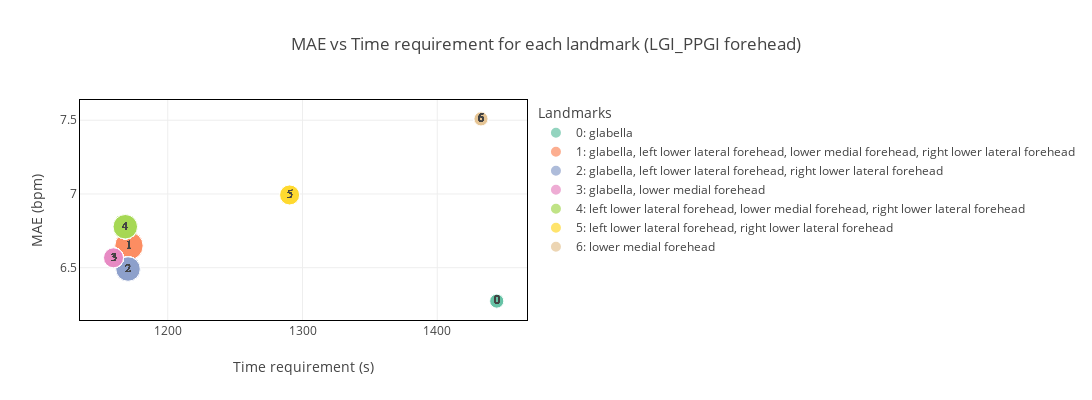

The cell this chart's notebook holds for it:
### Markdown cell above
### Forehead

### Code cell
roi = 'forehead'
df = pd.read_hdf(f'../results/test_landmarks/h5/{dataset_name}/{dataset_name}_landmarks_in_roi.h5', key='df')\
        .query(f'ROI == "{roi}"')
# df = pd.read_hdf(f'../results/test_landmarks/h5/{dataset_name}/{dataset_name}_{roi}.h5', key='df')
df = pd.concat([df, df_each.query(f'ROI == "{roi}"')]).reset_index(drop=True)    
metric = 'MAE'

df, rankings = get_rankings_roi(df, dataset_name, metric)
fig, axs = plt.subplots(2,2,figsize=(15,6))
fig, axs = plot_bar_roi(df, rankings, roi, dataset_name, ncol=2, fig=fig, axs=axs)
plt.show()

fig, axs = plt.subplots(2,2,figsize=(12,5))
fig, axs = plot_box_roi(df, rankings, roi, dataset_name, ncol=1, fig=fig, axs=axs)
plt.show()

df1, fig = plot_bubble_roi(df, metric, dataset_name, roi, size=[1100,400])
fig.show()

# print the worst video landmarks combination
df.sort_values('MAE',ascending=False).groupby('video').head(1)[['method','dataset','videoFilename','landmarks','MAE','RMSE','PCC','video','score']]

### Figure 1 — Plotly figure (JSON) as saved in the notebook; plotly's stock layout.template omitted (floating-point values rounded to 4 significant figures)
{"data": [{"customdata": [["0: glabella"], ["0: glabella"], ["0: glabella"], ["0: glabella"], ["0: glabella"], ["0: glabella"], ["0: glabella"], ["0: glabella"], ["0: glabella"], ["0: glabella"], ["0: glabella"], ["0: glabella"], ["0: glabella"], ["0: glabella"], ["0: glabella"], ["0: glabella"], ["0: glabella"], ["0: glabella"], ["0: glabella"], ["0: glabella"], ["0: glabella"], ["0: glabella"]], "hovertemplate": "Landmarks=%{customdata[0]}<br>Time requirement (s)=%{x}<br>MAE (bpm)=%{y}<br>Number of landmarks=%{marker.size}<br>landmarks_id=%{text}<extra></extra>", "legendgroup": "0: glabella", "marker": {"color": "rgb(102,194,165)", "size": [1, 1, 1, 1, 1, 1, 1, 1, 1, 1, 1, 1, 1, 1, 1, 1, 1, 1, 1, 1, 1, 1], "sizemode": "area", "sizeref": 0.01, "symbol": "circle"}, "mode": "markers+text", "name": "0: glabella", "orientation": "v", "showlegend": true, "text": [0, 0, 0, 0, 0, 0, 0, 0, 0, 0, 0, 0, 0, 0, 0, 0, 0, 0, 0, 0, 0, 0], "textfont": {"family": "Courier New", "size": 12}, "textposition": "middle center", "type": "scatter", "x": [1444.0, 1444.0, 1444.0, 1444.0, 1444.0, 1444.0, 1444.0, 1444.0, 1444.0, 1444.0, 1444.0, 1444.0, 1444.0, 1444.0, 1444.0, 1444.0, 1444.0, 1444.0, 1444.0, 1444.0, 1444.0, 1444.0], "xaxis": "x", "y": [6.274, 6.274, 6.274, 6.274, 6.274, 6.274, 6.274, 6.274, 6.274, 6.274, 6.274, 6.274, 6.274, 6.274, 6.274, 6.274, 6.274, 6.274, 6.274, 6.274, 6.274, 6.274], "yaxis": "y"}, {"customdata": [["1: glabella, left lower lateral forehead, lower medial forehead, right lower lateral forehead"], ["1: glabella, left lower lateral forehead, lower medial forehead, right lower lateral forehead"], ["1: glabella, left lower lateral forehead, lower medial forehead, right lower lateral forehead"], ["1: glabella, left lower lateral forehead, lower medial forehead, right lower lateral forehead"], ["1: glabella, left lower lateral forehead, lower medial forehead, right lower lateral forehead"], ["1: glabella, left lower lateral forehead, lower medial forehead, right lower lateral forehead"], ["1: glabella, left lower lateral forehead, lower medial forehead, right lower lateral forehead"], ["1: glabella, left lower lateral forehead, lower medial forehead, right lower lateral forehead"], ["1: glabella, left lower lateral forehead, lower medial forehead, right lower lateral forehead"], ["1: glabella, left lower lateral forehead, lower medial forehead, right lower lateral forehead"], ["1: glabella, left lower lateral forehead, lower medial forehead, right lower lateral forehead"], ["1: glabella, left lower lateral forehead, lower medial forehead, right lower lateral forehead"], ["1: glabella, left lower lateral forehead, lower medial forehead, right lower lateral forehead"], ["1: glabella, left lower lateral forehead, lower medial forehead, right lower lateral forehead"], ["1: glabella, left lower lateral forehead, lower medial forehead, right lower lateral forehead"], ["1: glabella, left lower lateral forehead, lower medial forehead, right lower lateral forehead"], ["1: glabella, left lower lateral forehead, lower medial forehead, right lower lateral forehead"], ["1: glabella, left lower lateral forehead, lower medial forehead, right lower lateral forehead"], ["1: glabella, left lower lateral forehead, lower medial forehead, right lower lateral forehead"], ["1: glabella, left lower lateral forehead, lower medial forehead, right lower lateral forehead"], ["1: glabella, left lower lateral forehead, lower medial forehead, right lower lateral forehead"], ["1: glabella, left lower lateral forehead, lower medial forehead, right lower lateral forehead"]], "hovertemplate": "Landmarks=%{customdata[0]}<br>Time requirement (s)=%{x}<br>MAE (bpm)=%{y}<br>Number of landmarks=%{marker.size}<br>landmarks_id=%{text}<extra></extra>", "legendgroup": "1: glabella, left lower lateral forehead, lower medial forehead, right lower lateral forehead", "marker": {"color": "rgb(252,141,98)", "size": [4, 4, 4, 4, 4, 4, 4, 4, 4, 4, 4, 4, 4, 4, 4, 4, 4, 4, 4, 4, 4, 4], "sizemode": "area", "sizeref": 0.01, "symbol": "circle"}, "mode": "markers+text", "name": "1: glabella, left lower lateral forehead, lower medial forehead, right lower lateral forehead", "orientation": "v", "showlegend": true, "text": [1, 1, 1, 1, 1, 1, 1, 1, 1, 1, 1, 1, 1, 1, 1, 1, 1, 1, 1, 1, 1, 1], "textfont": {"family": "Courier New", "size": 12}, "textposition": "middle center", "type": "scatter", "x": [1171.0, 1171.0, 1171.0, 1171.0, 1171.0, 1171.0, 1171.0, 1171.0, 1171.0, 1171.0, 1171.0, 1171.0, 1171.0, 1171.0, 1171.0, 1171.0, 1171.0, 1171.0, 1171.0, 1171.0, 1171.0, 1171.0], "xaxis": "x", "y": [6.648, 6.648, 6.648, 6.648, 6.648, 6.648, 6.648, 6.648, 6.648, 6.648, 6.648, 6.648, 6.648, 6.648, 6.648, 6.648, 6.648, 6.648, 6.648, 6.648, 6.648, 6.648], "yaxis": "y"}, {"customdata": [["2: glabella, left lower lateral forehead, right lower lateral forehead"], ["2: glabella, left lower lateral forehead, right lower lateral forehead"], ["2: glabella, left lower lateral forehead, right lower lateral forehead"], ["2: glabella, left lower lateral forehead, right lower lateral forehead"], ["2: glabella, left lower lateral forehead, right lower lateral forehead"], ["2: glabella, left lower lateral forehead, right lower lateral forehead"], ["2: glabella, left lower lateral forehead, right lower lateral forehead"], ["2: glabella, left lower lateral forehead, right lower lateral forehead"], ["2: glabella, left lower lateral forehead, right lower lateral forehead"], ["2: glabella, left lower lateral forehead, right lower lateral forehead"], ["2: glabella, left lower lateral forehead, right lower lateral forehead"], ["2: glabella, left lower lateral forehead, right lower lateral forehead"], ["2: glabella, left lower lateral forehead, right lower lateral forehead"], ["2: glabella, left lower lateral forehead, right lower lateral forehead"], ["2: glabella, left lower lateral forehead, right lower lateral forehead"], ["2: glabella, left lower lateral forehead, right lower lateral forehead"], ["2: glabella, left lower lateral forehead, right lower lateral forehead"], ["2: glabella, left lower lateral forehead, right lower lateral forehead"], ["2: glabella, left lower lateral forehead, right lower lateral forehead"], ["2: glabella, left lower lateral forehead, right lower lateral forehead"], ["2: glabella, left lower lateral forehead, right lower lateral forehead"], ["2: glabella, left lower lateral forehead, right lower lateral forehead"]], "hovertemplate": "Landmarks=%{customdata[0]}<br>Time requirement (s)=%{x}<br>MAE (bpm)=%{y}<br>Number of landmarks=%{marker.size}<br>landmarks_id=%{text}<extra></extra>", "legendgroup": "2: glabella, left lower lateral forehead, right lower lateral forehead", "marker": {"color": "rgb(141,160,203)", "size": [3, 3, 3, 3, 3, 3, 3, 3, 3, 3, 3, 3, 3, 3, 3, 3, 3, 3, 3, 3, 3, 3], "sizemode": "area", "sizeref": 0.01, "symbol": "circle"}, "mode": "markers+text", "name": "2: glabella, left lower lateral forehead, right lower lateral forehead", "orientation": "v", "showlegend": true, "text": [2, 2, 2, 2, 2, 2, 2, 2, 2, 2, 2, 2, 2, 2, 2, 2, 2, 2, 2, 2, 2, 2], "textfont": {"family": "Courier New", "size": 12}, "textposition": "middle center", "type": "scatter", "x": [1171.0, 1171.0, 1171.0, 1171.0, 1171.0, 1171.0, 1171.0, 1171.0, 1171.0, 1171.0, 1171.0, 1171.0, 1171.0, 1171.0, 1171.0, 1171.0, 1171.0, 1171.0, 1171.0, 1171.0, 1171.0, 1171.0], "xaxis": "x", "y": [6.491, 6.491, 6.491, 6.491, 6.491, 6.491, 6.491, 6.491, 6.491, 6.491, 6.491, 6.491, 6.491, 6.491, 6.491, 6.491, 6.491, 6.491, 6.491, 6.491, 6.491, 6.491], "yaxis": "y"}, {"customdata": [["3: glabella, lower medial forehead"], ["3: glabella, lower medial forehead"], ["3: glabella, lower medial forehead"], ["3: glabella, lower medial forehead"], ["3: glabella, lower medial forehead"], ["3: glabella, lower medial forehead"], ["3: glabella, lower medial forehead"], ["3: glabella, lower medial forehead"], ["3: glabella, lower medial forehead"], ["3: glabella, lower medial forehead"], ["3: glabella, lower medial forehead"], ["3: glabella, lower medial forehead"], ["3: glabella, lower medial forehead"], ["3: glabella, lower medial forehead"], ["3: glabella, lower medial forehead"], ["3: glabella, lower medial forehead"], ["3: glabella, lower medial forehead"], ["3: glabella, lower medial forehead"], ["3: glabella, lower medial forehead"], ["3: glabella, lower medial forehead"], ["3: glabella, lower medial forehead"], ["3: glabella, lower medial forehead"]], "hovertemplate": "Landmarks=%{customdata[0]}<br>Time requirement (s)=%{x}<br>MAE (bpm)=%{y}<br>Number of landmarks=%{marker.size}<br>landmarks_id=%{text}<extra></extra>", "legendgroup": "3: glabella, lower medial forehead", "marker": {"color": "rgb(231,138,195)", "size": [2, 2, 2, 2, 2, 2, 2, 2, 2, 2, 2, 2, 2, 2, 2, 2, 2, 2, 2, 2, 2, 2], "sizemode": "area", "sizeref": 0.01, "symbol": "circle"}, "mode": "markers+text", "name": "3: glabella, lower medial forehead", "orientation": "v", "showlegend": true, "text": [3, 3, 3, 3, 3, 3, 3, 3, 3, 3, 3, 3, 3, 3, 3, 3, 3, 3, 3, 3, 3, 3], "textfont": {"family": "Courier New", "size": 12}, "textposition": "middle center", "type": "scatter", "x": [1160.0, 1160.0, 1160.0, 1160.0, 1160.0, 1160.0, 1160.0, 1160.0, 1160.0, 1160.0, 1160.0, 1160.0, 1160.0, 1160.0, 1160.0, 1160.0, 1160.0, 1160.0, 1160.0, 1160.0, 1160.0, 1160.0], "xaxis": "x", "y": [6.567, 6.567, 6.567, 6.567, 6.567, 6.567, 6.567, 6.567, 6.567, 6.567, 6.567, 6.567, 6.567, 6.567, 6.567, 6.567, 6.567, 6.567, 6.567, 6.567, 6.567, 6.567], "yaxis": "y"}, {"customdata": [["4: left lower lateral forehead, lower medial forehead, right lower lateral forehead"], ["4: left lower lateral forehead, lower medial forehead, right lower lateral forehead"], ["4: left lower lateral forehead, lower medial forehead, right lower lateral forehead"], ["4: left lower lateral forehead, lower medial forehead, right lower lateral forehead"], ["4: left lower lateral forehead, lower medial forehead, right lower lateral forehead"], ["4: left lower lateral forehead, lower medial forehead, right lower lateral forehead"], ["4: left lower lateral forehead, lower medial forehead, right lower lateral forehead"], ["4: left lower lateral forehead, lower medial forehead, right lower lateral forehead"], ["4: left lower lateral forehead, lower medial forehead, right lower lateral forehead"], ["4: left lower lateral forehead, lower medial forehead, right lower lateral forehead"], ["4: left lower lateral forehead, lower medial forehead, right lower lateral forehead"], ["4: left lower lateral forehead, lower medial forehead, right lower lateral forehead"], ["4: left lower lateral forehead, lower medial forehead, right lower lateral forehead"], ["4: left lower lateral forehead, lower medial forehead, right lower lateral forehead"], ["4: left lower lateral forehead, lower medial forehead, right lower lateral forehead"], ["4: left lower lateral forehead, lower medial forehead, right lower lateral forehead"], ["4: left lower lateral forehead, lower medial forehead, right lower lateral forehead"], ["4: left lower lateral forehead, lower medial forehead, right lower lateral forehead"], ["4: left lower lateral forehead, lower medial forehead, right lower lateral forehead"], ["4: left lower lateral forehead, lower medial forehead, right lower lateral forehead"], ["4: left lower lateral forehead, lower medial forehead, right lower lateral forehead"], ["4: left lower lateral forehead, lower medial forehead, right lower lateral forehead"]], "hovertemplate": "Landmarks=%{customdata[0]}<br>Time requirement (s)=%{x}<br>MAE (bpm)=%{y}<br>Number of landmarks=%{marker.size}<br>landmarks_id=%{text}<extra></extra>", "legendgroup": "4: left lower lateral forehead, lower medial forehead, right lower lateral forehead", "marker": {"color": "rgb(166,216,84)", "size": [3, 3, 3, 3, 3, 3, 3, 3, 3, 3, 3, 3, 3, 3, 3, 3, 3, 3, 3, 3, 3, 3], "sizemode": "area", "sizeref": 0.01, "symbol": "circle"}, "mode": "markers+text", "name": "4: left lower lateral forehead, lower medial forehead, right lower lateral forehead", "orientation": "v", "showlegend": true, "text": [4, 4, 4, 4, 4, 4, 4, 4, 4, 4, 4, 4, 4, 4, 4, 4, 4, 4, 4, 4, 4, 4], "textfont": {"family": "Courier New", "size": 12}, "textposition": "middle center", "type": "scatter", "x": [1168.0, 1168.0, 1168.0, 1168.0, 1168.0, 1168.0, 1168.0, 1168.0, 1168.0, 1168.0, 1168.0, 1168.0, 1168.0, 1168.0, 1168.0, 1168.0, 1168.0, 1168.0, 1168.0, 1168.0, 1168.0, 1168.0], "xaxis": "x", "y": [6.778, 6.778, 6.778, 6.778, 6.778, 6.778, 6.778, 6.778, 6.778, 6.778, 6.778, 6.778, 6.778, 6.778, 6.778, 6.778, 6.778, 6.778, 6.778, 6.778, 6.778, 6.778], "yaxis": "y"}, {"customdata": [["5: left lower lateral forehead, right lower lateral forehead"], ["5: left lower lateral forehead, right lower lateral forehead"], ["5: left lower lateral forehead, right lower lateral forehead"], ["5: left lower lateral forehead, right lower lateral forehead"], ["5: left lower lateral forehead, right lower lateral forehead"], ["5: left lower lateral forehead, right lower lateral forehead"], ["5: left lower lateral forehead, right lower lateral forehead"], ["5: left lower lateral forehead, right lower lateral forehead"], ["5: left lower lateral forehead, right lower lateral forehead"], ["5: left lower lateral forehead, right lower lateral forehead"], ["5: left lower lateral forehead, right lower lateral forehead"], ["5: left lower lateral forehead, right lower lateral forehead"], ["5: left lower lateral forehead, right lower lateral forehead"], ["5: left lower lateral forehead, right lower lateral forehead"], ["5: left lower lateral forehead, right lower lateral forehead"], ["5: left lower lateral forehead, right lower lateral forehead"], ["5: left lower lateral forehead, right lower lateral forehead"], ["5: left lower lateral forehead, right lower lateral forehead"], ["5: left lower lateral forehead, right lower lateral forehead"], ["5: left lower lateral forehead, right lower lateral forehead"], ["5: left lower lateral forehead, right lower lateral forehead"], ["5: left lower lateral forehead, right lower lateral forehead"]], "hovertemplate": "Landmarks=%{customdata[0]}<br>Time requirement (s)=%{x}<br>MAE (bpm)=%{y}<br>Number of landmarks=%{marker.size}<br>landmarks_id=%{text}<extra></extra>", "legendgroup": "5: left lower lateral forehead, right lower lateral forehead", "marker": {"color": "rgb(255,217,47)", "size": [2, 2, 2, 2, 2, 2, 2, 2, 2, 2, 2, 2, 2, 2, 2, 2, 2, 2, 2, 2, 2, 2], "sizemode": "area", "sizeref": 0.01, "symbol": "circle"}, "mode": "markers+text", "name": "5: left lower lateral forehead, right lower lateral forehead", "orientation": "v", "showlegend": true, "text": [5, 5, 5, 5, 5, 5, 5, 5, 5, 5, 5, 5, 5, 5, 5, 5, 5, 5, 5, 5, 5, 5], "textfont": {"family": "Courier New", "size": 12}, "textposition": "middle center", "type": "scatter", "x": [1290.0, 1290.0, 1290.0, 1290.0, 1290.0, 1290.0, 1290.0, 1290.0, 1290.0, 1290.0, 1290.0, 1290.0, 1290.0, 1290.0, 1290.0, 1290.0, 1290.0, 1290.0, 1290.0, 1290.0, 1290.0, 1290.0], "xaxis": "x", "y": [6.993, 6.993, 6.993, 6.993, 6.993, 6.993, 6.993, 6.993, 6.993, 6.993, 6.993, 6.993, 6.993, 6.993, 6.993, 6.993, 6.993, 6.993, 6.993, 6.993, 6.993, 6.993], "yaxis": "y"}, {"customdata": [["6: lower medial forehead"], ["6: lower medial forehead"], ["6: lower medial forehead"], ["6: lower medial forehead"], ["6: lower medial forehead"], ["6: lower medial forehead"], ["6: lower medial forehead"], ["6: lower medial forehead"], ["6: lower medial forehead"], ["6: lower medial forehead"], ["6: lower medial forehead"], ["6: lower medial forehead"], ["6: lower medial forehead"], ["6: lower medial forehead"], ["6: lower medial forehead"], ["6: lower medial forehead"], ["6: lower medial forehead"], ["6: lower medial forehead"], ["6: lower medial forehead"], ["6: lower medial forehead"], ["6: lower medial forehead"], ["6: lower medial forehead"]], "hovertemplate": "Landmarks=%{customdata[0]}<br>Time requirement (s)=%{x}<br>MAE (bpm)=%{y}<br>Number of landmarks=%{marker.size}<br>landmarks_id=%{text}<extra></extra>", "legendgroup": "6: lower medial forehead", "marker": {"color": "rgb(229,196,148)", "size": [1, 1, 1, 1, 1, 1, 1, 1, 1, 1, 1, 1, 1, 1, 1, 1, 1, 1, 1, 1, 1, 1], "sizemode": "area", "sizeref": 0.01, "symbol": "circle"}, "mode": "markers+text", "name": "6: lower medial forehead", "orientation": "v", "showlegend": true, "text": [6, 6, 6, 6, 6, 6, 6, 6, 6, 6, 6, 6, 6, 6, 6, 6, 6, 6, 6, 6, 6, 6], "textfont": {"family": "Courier New", "size": 12}, "textposition": "middle center", "type": "scatter", "x": [1432.0, 1432.0, 1432.0, 1432.0, 1432.0, 1432.0, 1432.0, 1432.0, 1432.0, 1432.0, 1432.0, 1432.0, 1432.0, 1432.0, 1432.0, 1432.0, 1432.0, 1432.0, 1432.0, 1432.0, 1432.0, 1432.0], "xaxis": "x", "y": [7.509, 7.509, 7.509, 7.509, 7.509, 7.509, 7.509, 7.509, 7.509, 7.509, 7.509, 7.509, 7.509, 7.509, 7.509, 7.509, 7.509, 7.509, 7.509, 7.509, 7.509, 7.509], "yaxis": "y"}], "layout": {"height": 400, "legend": {"itemsizing": "constant", "title": {"text": "Landmarks"}, "tracegroupgap": 0}, "title": {"text": "MAE vs Time requirement for each landmark (LGI_PPGI forehead)"}, "width": 1100, "xaxis": {"anchor": "y", "domain": [0, 1], "linecolor": "black", "mirror": true, "showline": true, "title": {"text": "Time requirement (s)"}}, "yaxis": {"anchor": "x", "domain": [0, 1], "linecolor": "black", "mirror": true, "showline": true, "title": {"text": "MAE (bpm)"}}}}
